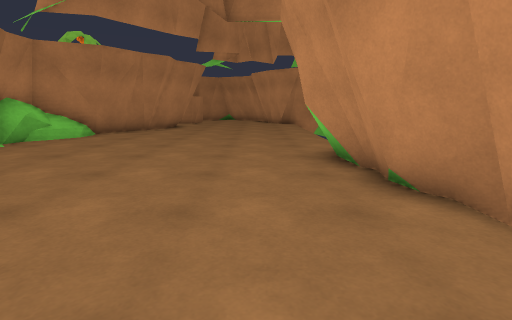
view 1 (above)

12 first-person views from a walk through a Unity game level. The camera is 1.2 m above the floor, tilts 10° down and sees 80° across. The floor is counted in squares, 1 m on a side. Each view is taken from the middle of a square. On the plan, view 1 faces up. The plan holds only what a view shows up to about 13 squares ahead; the rest is blank. The place goes on beyond the plan.

view 2
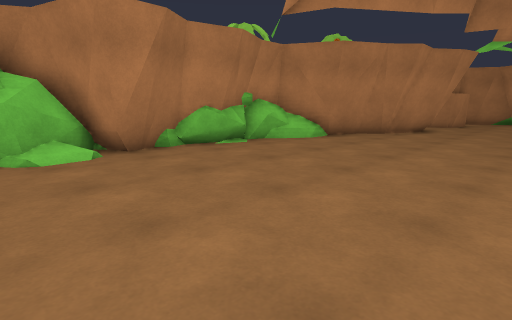

view 3
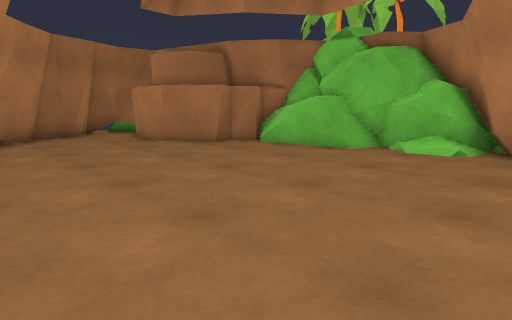

view 4
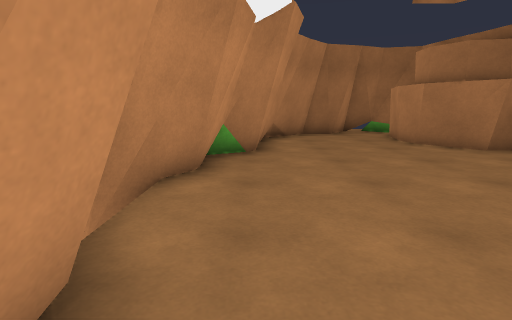

view 5
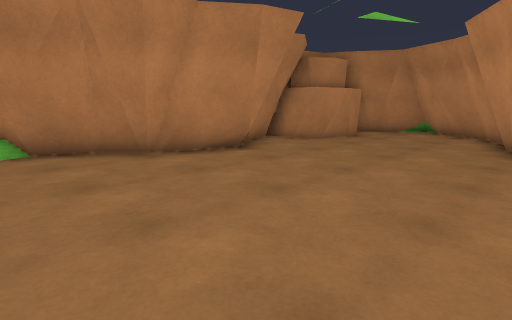

view 6
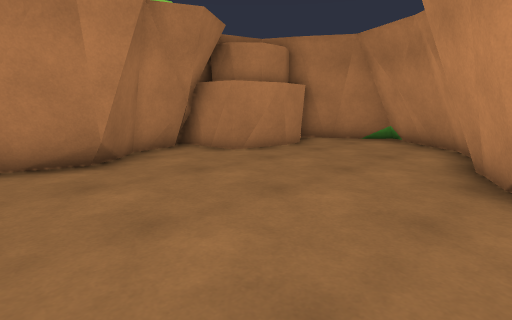

view 7
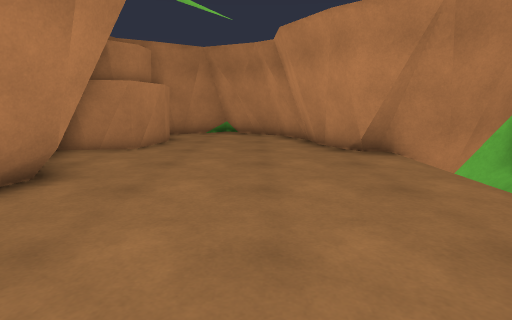

view 8
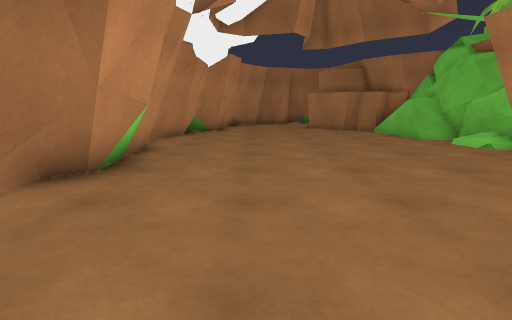

view 9
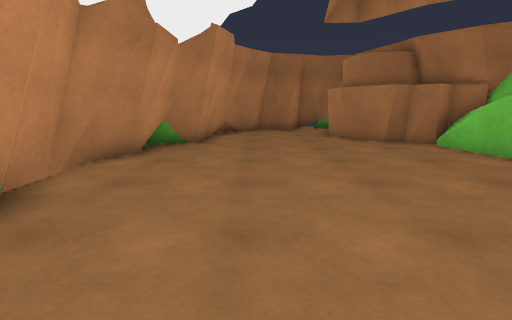

view 10
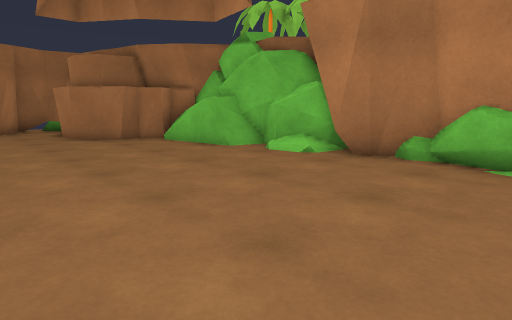

view 11
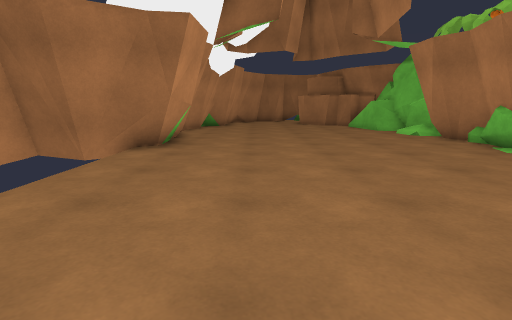

view 12
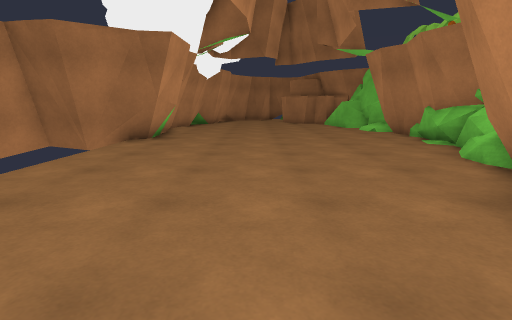

### Floor plan
Key: @ floor where view 1 was taken; # wall or solid block; . floor; = window, fence, low wall or low ledge; ^ raised ledge.
Columns run from 8 left of view 1 to 3 right of it. Each row starts with its distance up from view 1.
 27     =##
 26    ##.###
 25    #....#
 24     #....#
 23     #....#
 22   ^^.....#
 21  ##......###
 20   #.......##
 19   ##.......
 18    ##......
 17    ##......
 16    #.......
 15   ##.......
 14  ##........
 13  ##........
 12 ##.........
 11 #..........
 10 #..........
  9 #..........#
  8 #.........##
  7 #........##
  6 #.........#
  5 #.........#
  4 #.........##
  3 #..........#
  2 #..........#
  1 ##........##
  0 ##......@.#
 -1  #........#
 -2  ##......#=
 -3  ###.....#
 -4    ##....#
 -5     #...##
 -6     #..##
 -7     ####

Positions as (right, up) in squares from view 1, and headings:
1: (0, 0), facing up
2: (0, 2), facing up-left
3: (1, 6), facing down-left
4: (1, 6), facing down
5: (2, 12), facing up-left
6: (2, 16), facing up-left
7: (-1, 13), facing up
8: (-1, 13), facing down
9: (-1, 8), facing down
10: (-1, 9), facing down-left
11: (-1, 17), facing down
12: (-2, 19), facing down
